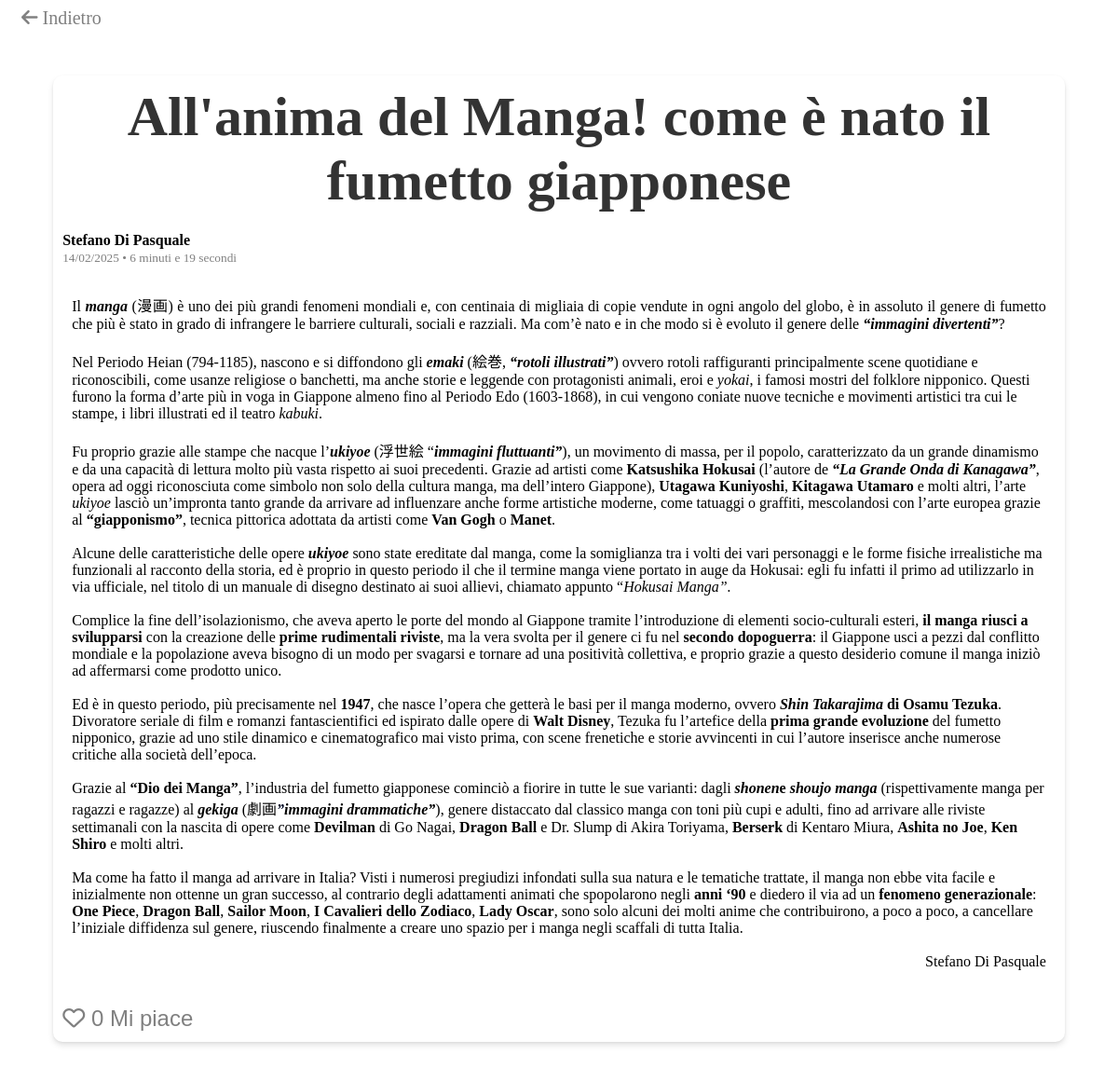
The app's page /16/ with its own data.
### articoli/models.py (models this page shows, shortened)
class Articolo(models.Model):
    titolo = models.CharField(max_length=200)
    id = models.AutoField(primary_key=True)
    contenuto = RichTextUploadingField()
    descrizione_breve = RichTextUploadingField()
    autore = models.CharField(max_length=100)
    data_pubblicazione = models.DateTimeField(auto_now_add=True)
    immagine = models.ImageField(upload_to="articoli/", blank=True, null=True)
    like = models.IntegerField(default=0)
    class Meta:
        verbose_name = "Articolo"
        verbose_name_plural = "Articoli"
        ordering = ["-data_pubblicazione"]

### articoli/views.py (the view)
# urls.py: path("<int:pk>/", views.dettaglio_articolo, name="dettaglio_articolo"),
def dettaglio_articolo(request, pk):
    articolo = get_object_or_404(Articolo, pk=pk)
    previous_page = request.session.get("previous_page", "/articoli/")
    return render(
        request,
        "dettaglio_articolo.html",
        {"articolo": articolo, "previous_page": previous_page},
    )

### articoli/templatetags/custom_filters.py (called while the page is built)
@register.filter
def conta(value, multiplier=0.4):
    count = 1
    count = count + int(len(value.split()) * multiplier)
    print(count)
    if count < 60:
        return f"{count} secondi"
    else:
        a = count % 60
        if a > 1:
            return f"{int(count/60)} minuti e {a-1} secondi"
        else:
            return f"{int(count/60)} minuti"

### articoli/templates/dettaglio_articolo.html (shortened to what this page needs)
<!DOCTYPE html>
<html lang="it">
<head>
    {% load static %}
    <link href="https://cdnjs.cloudflare.com/ajax/libs/font-awesome/6.5.1/css/all.min.css" rel="stylesheet">
    <link rel="stylesheet" href="{% static 'css/ckeditor_custom.css' %}">
</head>
<body>
    <div class="navbar">
        <a href="{{ previous_page }}" class="indietro"><i class="fa-solid fa-arrow-left"></i>&nbsp;Indietro</a>
    </div>
    <div class="card">
        <h1>{{ articolo.titolo |safe}}</h1>
        <div style="margin-top: 20px; margin-bottom: 20px;">
            <p class="autore">{{ articolo.autore }}</p>
            {% load custom_filters %}
            <p><small class="info">{{ articolo.data_pubblicazione|date:"d/m/Y" }} • {{ articolo.contenuto|conta }}
                </small></p>
        </div>
        <div style="padding: 10px;">
            {{ articolo.contenuto |safe}}
        </div>
        <div>
            <p>
            <form action="{% url 'like' articolo.pk %}"> <button id="btn-mi-piace" data-articolo-id="{{ articolo.id }}"
                    type="submit">
                    <i class="far fa-heart"></i> {{ articolo.like }}
                    Mi piace
                </button></form>
            </p>
        </div>
    </div>
</body>
</html>

### static/css/ckeditor_custom.css (style rules this page uses)
p { margin-top: 0px; margin-bottom: 0px; }

### articoli/templates/dettaglio_articolo.html (style rules this page uses)
#btn-mi-piace { color: grey; border: 0px; background-color: transparent; }
.card { width: 90%; padding: 10px; margin: 50px auto; background-color: white; border-radius: 10px; box-shadow: 0 4px 6px rgba(0, 0, 0, 0.1), 0 1px 3px rgba(0, 0, 0, 0.06); transition: transform 0.2s ease-in-out, box-shadow 0.2s ease-in-out; }
.card h1 { text-align: center; margin: 0; font-size: 5vw; color: #333; }
.autore { font-weight: bold; }
.info { color: grey; }
#btn-mi-piace { padding-top: 10px; padding-left: 0px; margin-left: 0px; font-size: 2vw; }
.indietro { color: gray; font-size: 20px; padding-left: 15px; padding-bottom: 0px; text-decoration: none; }

### records on screen
Articolo: titolo "All'anima del Manga! come è nato il fumetto giapponese", autore "Stefano Di Pasquale", data_pubblicazione "14/02/2025", contenuto|conta "6 minuti e 19 secondi", contenuto "Il manga (漫画) è uno dei più grandi fenomeni mondiali e, con centinaia di migliaia di copie vendute in ogni angolo del globo, è in assoluto il genere di fumetto che più è stato in grado di infrangere le barriere culturali, sociali e razziali. Ma com’è nato e in che modo si è evoluto il genere delle “immagini divertenti” ? Nel Periodo Heian (794-1185), nascono e si diffondono gli emaki (絵巻, “rotoli illustrati” ) ovvero rotoli raffiguranti principalmente scene quotidiane e riconoscibili, come usanze religiose o banchetti, ma anche storie e leggende con protagonisti animali, eroi e yokai , i famosi mostri del folklore nipponico. Questi furono la forma d’arte più in voga in Giappone almeno fino…", like "0"
